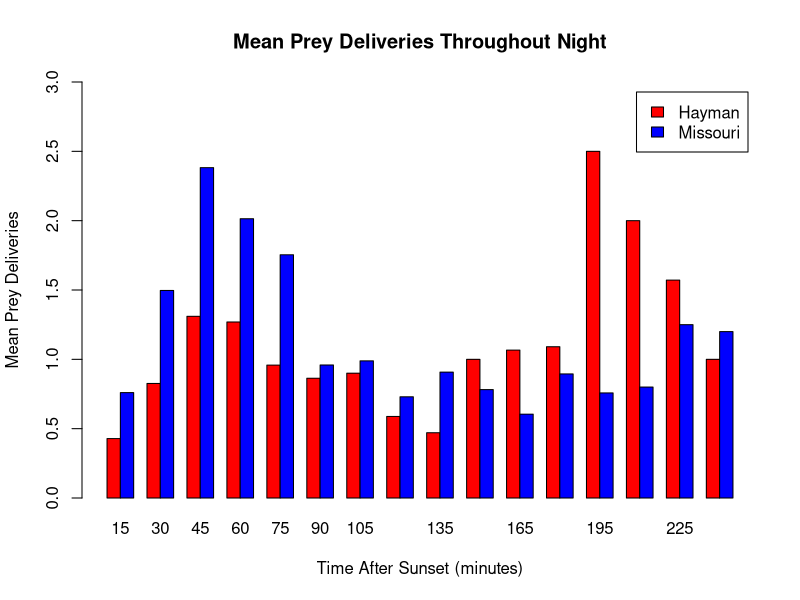
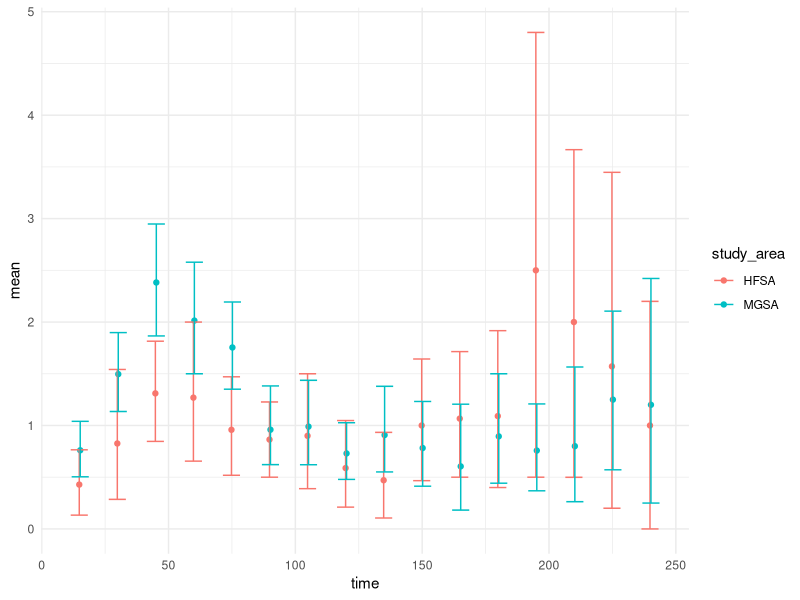

Reproduce these figures in R, in order.
## ---- chunk 1
library(tidyverse)
## ---- chunk 2

pdOriginal <- read.csv("./data/pd_main.csv")


#rename the first column, which imported with a special character
names(pdOriginal)[1] <- "nest"


## ---- chunk 3

pdHayMiss <- pdOriginal %>%
  separate(col = nest, into = c("study_site", "territory"), sep = 1, remove = TRUE) %>%
  filter(study_site == "B" | study_site == "C", sex == "M")

## ---- chunk 4

str(pdHayMiss) #columns 't180' and 't225' are character classes

unique(pdHayMiss$t180) #at least one cell has an asterisk after the value
unique(pdHayMiss$t225) #same here

#remove asterisks
pdClean <- pdHayMiss %>%
  mutate(t180 = gsub("\\*", "", t180)) %>%
  mutate(t225 = gsub("\\*", "", t225))

#change these columns to integers
pdClean$t180 <- as.integer(pdClean$t180)
pdClean$t225 <- as.integer(pdClean$t225)


## ---- chunk 5

#create independet dfs for Hayman and Missouri. (since the last observation for Hayman is at t240, we'll end both datasets there)
pdHay <- pdClean %>%
  filter(study_site == "C") %>%
  select(t15:t240)
pdMiss <- pdClean %>%
  filter(study_site =="B") %>%
  select(t15:t240)

#change column names to remove "t" in front of time interval
colnames(pdHay) <- c("15", "30", "45", "60", "75", "90", "105", "120", "135", "150", "165", "180", "195", "210", "225", "240")
colnames(pdMiss) <- c("15", "30", "45", "60", "75", "90", "105", "120", "135", "150", "165", "180", "195", "210", "225", "240")

#make new data frames with column means for each time interval 
meanHay <- data.frame(Hayman = colMeans(pdHay, na.rm = TRUE))
meanMiss <- data.frame(Missouri = colMeans(pdMiss, na.rm = TRUE))



#create new transposed df with means for Hayman and Missouri
wideMeanPD <- as.matrix(t(cbind(meanHay, meanMiss)))
wideMeanPD

## ---- chunk 6

#bind only time observations for each study site
bindHay <- cbind(study_site = "Hayman", pdHay)
bindMiss <- cbind(study_site = "Missouri", pdMiss)

pdHayMiss <- rbind(bindHay, bindMiss)

## ---- chunk 7

meanPlot <- barplot(
  wideMeanPD, 
  beside = TRUE, 
  legend.text = TRUE, 
  col = c("red", "blue"),
  ylim = c(0, 3),
  xlab = "Time After Sunset (minutes)",
  ylab = "Mean Prey Deliveries",
  main = "Mean Prey Deliveries Throughout Night"
)

## ---- chunk 8
#replicate mean of sampling 1000 times
vec <- pdHay[[1]]
new <- replicate(10000, mean(sample(vec, replace = TRUE), na.rm = TRUE))

#finds CI of 'new'
quantile(new, c(0.25, 0.975))

## ---- chunk 9
#function to grab CIs from any vector
getCI <- function(vec, n_samp=10000) {
  smp <- replicate(n_samp, mean(sample(vec, replace = TRUE), na.rm = TRUE))
  CIs <-quantile(smp, c(0.025, 0.975), na.rm = T)
  return(CIs)
}

#now we apply it across the columns of our PD data
CI_hay <- apply(pdHay, 2, FUN = getCI)
CI_miss <- apply(pdMiss, 2, FUN = getCI)
## ---- chunk 10
pd_long <- data.frame(
  study_area = c(rep("HFSA", nrow(meanHay)), rep("MGSA", nrow(meanMiss))),
  mean = c(colMeans(pdHay, na.rm = TRUE), colMeans(pdMiss, na.rm = TRUE)),
  ci_l = c(CI_hay[1,], CI_miss[1,]),
  ci_h = c(CI_hay[2,], CI_miss[2,]),
  time = c(as.numeric(colnames(CI_hay)), as.numeric(colnames(CI_miss)))
  )
## ---- chunk 11
ggplot(pd_long) +
  geom_point(aes(x = time, y = mean, color = study_area, group = study_area),
             position = position_dodge(width=0.75)) +
  geom_errorbar(aes(x=time, ymax = ci_h, ymin=ci_l, color = study_area, 
                    group = study_area),
                position = position_dodge(width=0.75)) +
  theme_minimal()
